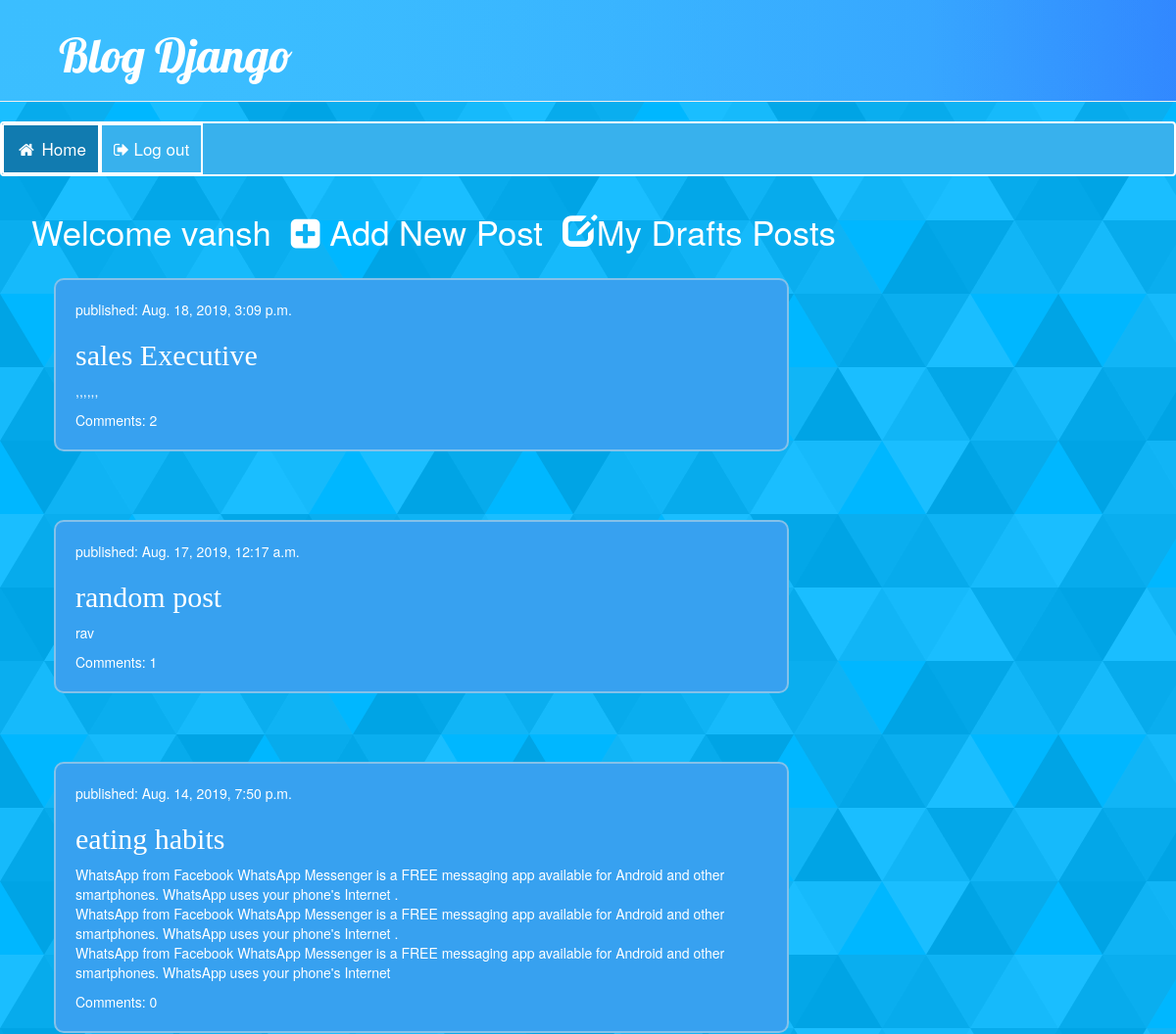
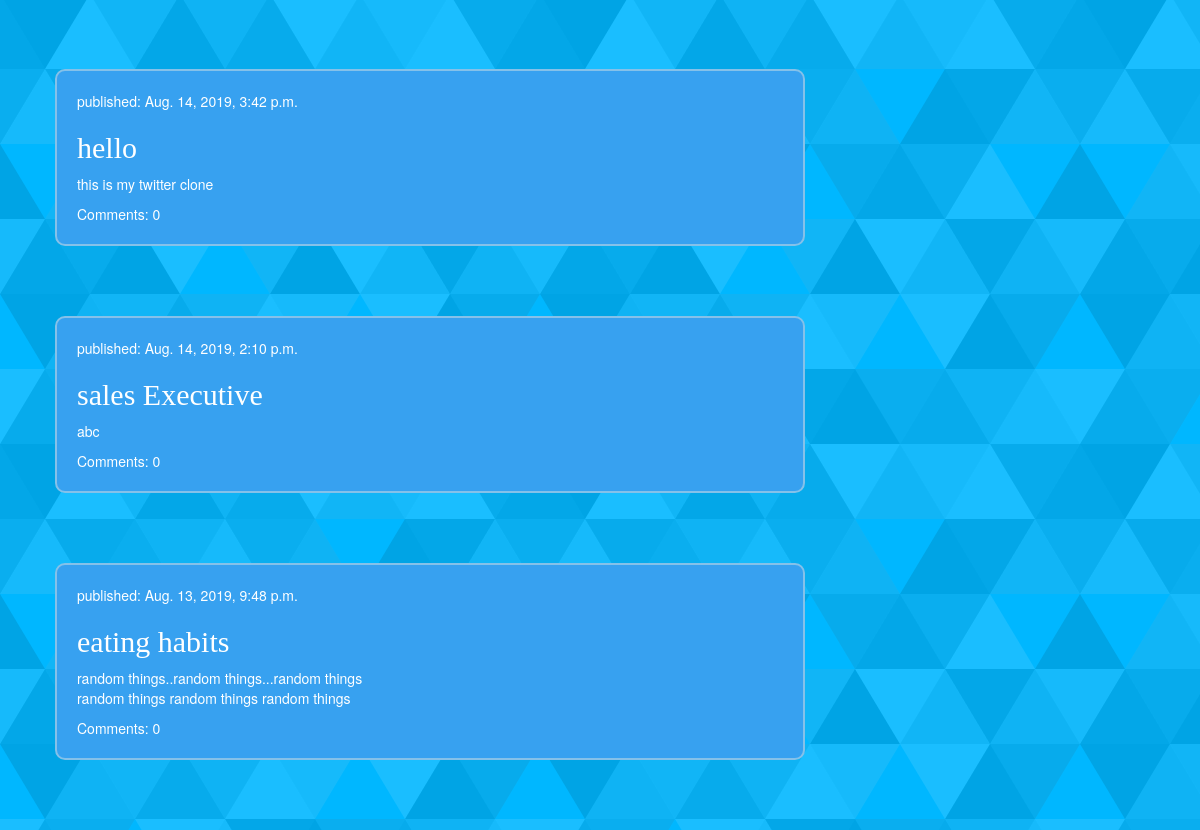
The app's page / (signed in) with its own data (2 pictures, top to bottom).
### blog/models.py (models this page shows, shortened)
class Post(models.Model):
    author = models.ForeignKey(settings.AUTH_USER_MODEL , on_delete=models.CASCADE)
    title = models.CharField(max_length=50)
    text = models.TextField(max_length=1000)
    created_date = models.DateTimeField(default=timezone.now)
    published_date = models.DateTimeField(blank=True , null=True)

### blog/views.py (the view)
# urls.py: path('' , views.post_list , name  ="post_list"),
def post_list(request):
    posts = Post.objects.filter(published_date__lte=timezone.now()).order_by('-published_date')
    return render(request , 'blog/post_list.html' , {'posts' : posts})

### blog/templates/blog/post_list.html
{% extends 'blog/base.html' %}
{% block content %}
            {% for p in posts %}
               <div class="post">
                   <div class="date">
                         <p> published: {{p.published_date}}</p>
                   </div>
                   <div>
                       <h2> <a href="{% url 'post_detail' pk=p.pk %}"> {{p.title}} </a></h2>
                       <p> {{p.text|linebreaksbr}}</p>
<a class="commentsc" href="{% url 'post_detail' pk=p.pk %}">Comments: {{ p.comments.count }}</a>
                   </div>
               </div>
            {% endfor %}
{% endblock %}

### blog/templates/blog/base.html (shortened to what this page needs)
{% load static %}
<html>
    <head>
        <link rel="stylesheet" href="//maxcdn.bootstrapcdn.com/bootstrap/3.2.0/css/bootstrap.min.css">
        <link rel="stylesheet" href="//maxcdn.bootstrapcdn.com/bootstrap/3.2.0/css/bootstrap-theme.min.css">
        <link rel="stylesheet" href="{% static 'css/blogdesign.css' %}">
    </head>
    <body>
    <div class="page-header">
    <h1><a href="/">Blog Django</a></h1>
</div>
<link rel="stylesheet" href="https://cdnjs.cloudflare.com/ajax/libs/font-awesome/4.7.0/css/font-awesome.min.css">
<div class="navbar">
  <a class="active" href="/"><i class="fa fa-fw fa-home"></i> Home</a>
    {% if user.is_authenticated %}
    <a href="{% url 'logout' %}" > <i class="fa fa-sign-out"></i> Log out</a>
    {% else %}
    <a href="{% url 'login' %}"><i class="fa fa-fw fa-user"></i> Login</a>
    {% endif %}
</div>
    <div class="intro">
{% if user.is_authenticated %}
        <a href="{% url 'post_draft_list' %}" class="top-menu"><span class="glyphicon glyphicon-edit"></span>My Drafts Posts</a>
        <a href="{% url 'post_new' %}" class="top-menu"><span class="fa fa-plus-square"></span> Add New Post</a>
        <p class="top-menu">Welcome {{user.username }}</p>
    {% endif %}
    </div>
<div class="content container">
    <div class="row">
        <div class="col-md-8">
            {% block content %}
            {% endblock %}
        </div>
    </div>
</div>
    </body>
</html>

### blog/static/css/blogdesign.css (style rules this page uses)
body { background-color: #00b7ff; }
.page-header { margin-top: 0; padding: 10px 10px 10px 60px; font-family: 'Lobster', cursive; background-color: #3dc2ff; background-attachment: fixed; background-size: cover; }
.page-header h1, .page-header h1 a, .page-header h1 a:visited, .page-header h1 a:active { color: #ffffff; font-size: 36pt; text-decoration: none; }
.content { margin-left: 40px; }
h2, h3, h4 { font-family: cursive; color: #ffffff; text-decoration:none; }
.date { color: #ffffff; }
.top-menu, .top-menu:hover, .top-menu:visited { color: #ffffff; float: right; font-size: 26pt; margin-right: 20px; text-decoration:none; }
.post { margin-bottom: 70px; background-color: #37A1F0 ; border-radius: 10px; border: 2px solid #85C1E9 ; padding: 20px; color: #ffffff; }
.post h2 a, .post h2 a:visited { color: #ffffff; text-decoration:none; }
.navbar { width: 100%; background-color: #38B1ED ; overflow: auto; border: 2px solid white; }
.navbar a { float: left; text-align: center; padding: 12px; color: white; text-decoration: none; font-size: 17px; border: 2px solid white; }
.active { background-color: #117BB0; }
.intro { float: left; padding: 12px; margin-left: 20px; }
.commentsc { color: white; }

### records on screen
Post: published_date "Aug. 18, 2019, 3:09 p.m.", title "sales Executive", text ",,,,,,", comments.count "2"
Post: published_date "Aug. 17, 2019, 12:17 a.m.", title "random post", text "rav", comments.count "1"
Post: published_date "Aug. 14, 2019, 7:50 p.m.", title "eating habits", text "WhatsApp from Facebook WhatsApp Messenger is a FREE messaging app available for Android and other smartphones. WhatsApp uses your phone's Internet . WhatsApp from Facebook WhatsApp Messenger is a FREE messaging app available for Android and other smartphones. WhatsApp uses your phone's Internet . WhatsApp from Facebook WhatsApp Messenger is a FREE messaging app available for Android and other smartphones. WhatsApp uses your phone's Internet", comments.count "0"
Post: published_date "Aug. 14, 2019, 3:42 p.m.", title "hello", text "this is my twitter clone", comments.count "0"
Post: published_date "Aug. 14, 2019, 2:10 p.m.", title "sales Executive", text "abc", comments.count "0"
Post: published_date "Aug. 13, 2019, 9:48 p.m.", title "eating habits", text "random things..random things...random things random things random things random things", comments.count "0"

### other values on screen
{{ user.username }} "vansh"
